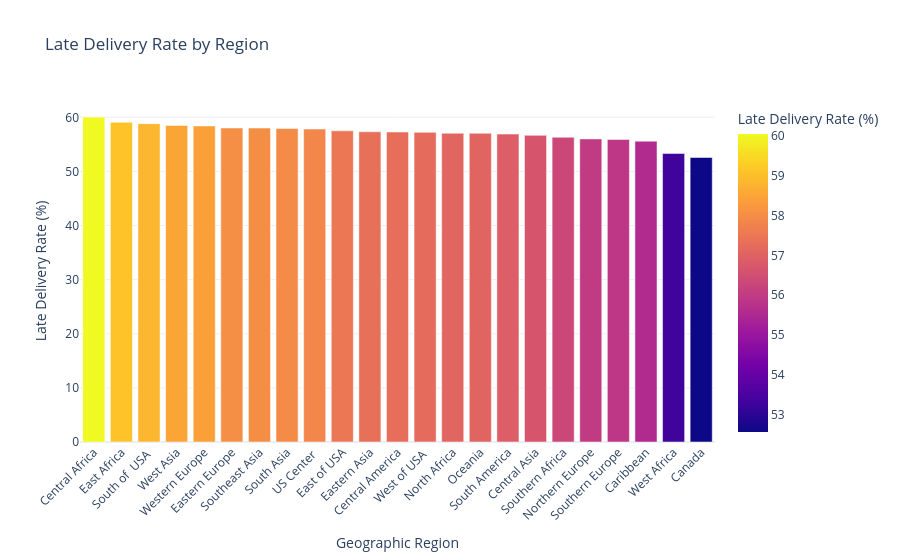

Source (notebook cell):
### Code cell
fig = px.bar(
    regional_performance,
    x="Region",
    y="Late Delivery Rate (%)",
    color="Late Delivery Rate (%)",
    hover_data=[
        "Orders",
        "Late_Orders",
        "Average_Shipping_Days",
        "Average_Scheduled_Days"
    ],
    title="Late Delivery Rate by Region",
    labels={
        "Region": "Geographic Region",
        "Late Delivery Rate (%)": "Late Delivery Rate (%)"
    }
)

fig.update_layout(
    template="plotly_white",
    xaxis_tickangle=-45
)

fig.show()

### Figure 1 — Plotly figure (JSON) as saved in the notebook; plotly's stock layout.template omitted (floating-point values rounded to 4 significant figures)
{"data": [{"customdata": [[533.0, 320.0, 3.544, 2.917], [589.0, 348.0, 3.491, 2.896], [1280.0, 753.0, 3.509, 2.891], [1935.0, 1132.0, 3.494, 2.909], [9563.0, 5585.0, 3.515, 2.924], [1246.0, 723.0, 3.522, 2.929], [4173.0, 2421.0, 3.528, 2.954], [3219.0, 1865.0, 3.49, 2.898], [1852.0, 1071.0, 3.474, 2.892], [2219.0, 1276.0, 3.509, 2.927], [3171.0, 1818.0, 3.531, 2.963], [9001.0, 5156.0, 3.506, 2.942], [2536.0, 1451.0, 3.508, 2.945], [1013.0, 578.0, 3.464, 2.914], [4175.0, 2382.0, 3.503, 2.932], [4738.0, 2696.0, 3.497, 2.949], [180.0, 102.0, 3.5, 2.861], [380.0, 214.0, 3.487, 3.016], [3564.0, 1996.0, 3.479, 2.946], [3390.0, 1895.0, 3.453, 2.941], [2675.0, 1487.0, 3.49, 2.957], [1174.0, 626.0, 3.509, 3.004], [291.0, 153.0, 3.385, 2.952]], "hovertemplate": "Geographic Region=%{x}<br>Late Delivery Rate (%)=%{marker.color}<br>Orders=%{customdata[0]}<br>Late_Orders=%{customdata[1]}<br>Average_Shipping_Days=%{customdata[2]}<br>Average_Scheduled_Days=%{customdata[3]}<extra></extra>", "legendgroup": "", "marker": {"color": [60.04, 59.08, 58.83, 58.5, 58.4, 58.03, 58.02, 57.94, 57.83, 57.5, 57.33, 57.28, 57.22, 57.06, 57.05, 56.9, 56.67, 56.32, 56.0, 55.9, 55.59, 53.32, 52.58], "coloraxis": "coloraxis", "pattern": {"shape": ""}}, "name": "", "orientation": "v", "showlegend": false, "textposition": "auto", "type": "bar", "x": ["Central Africa", "East Africa", "South of  USA ", "West Asia", "Western Europe", "Eastern Europe", "Southeast Asia", "South Asia", "US Center ", "East of USA", "Eastern Asia", "Central America", "West of USA ", "North Africa", "Oceania", "South America", "Central Asia", "Southern Africa", "Northern Europe", "Southern Europe", "Caribbean", "West Africa", "Canada"], "xaxis": "x", "y": [60.04, 59.08, 58.83, 58.5, 58.4, 58.03, 58.02, 57.94, 57.83, 57.5, 57.33, 57.28, 57.22, 57.06, 57.05, 56.9, 56.67, 56.32, 56.0, 55.9, 55.59, 53.32, 52.58], "yaxis": "y"}], "layout": {"barmode": "relative", "coloraxis": {"colorbar": {"title": {"text": "Late Delivery Rate (%)"}}, "colorscale": [[0, "#0d0887"], [0.1111, "#46039f"], [0.2222, "#7201a8"], [0.3333, "#9c179e"], [0.4444, "#bd3786"], [0.5556, "#d8576b"], [0.6667, "#ed7953"], [0.7778, "#fb9f3a"], [0.8889, "#fdca26"], [1, "#f0f921"]]}, "legend": {"tracegroupgap": 0}, "title": {"text": "Late Delivery Rate by Region"}, "xaxis": {"anchor": "y", "domain": [0, 1], "tickangle": -45, "title": {"text": "Geographic Region"}}, "yaxis": {"anchor": "x", "domain": [0, 1], "title": {"text": "Late Delivery Rate (%)"}}}}
